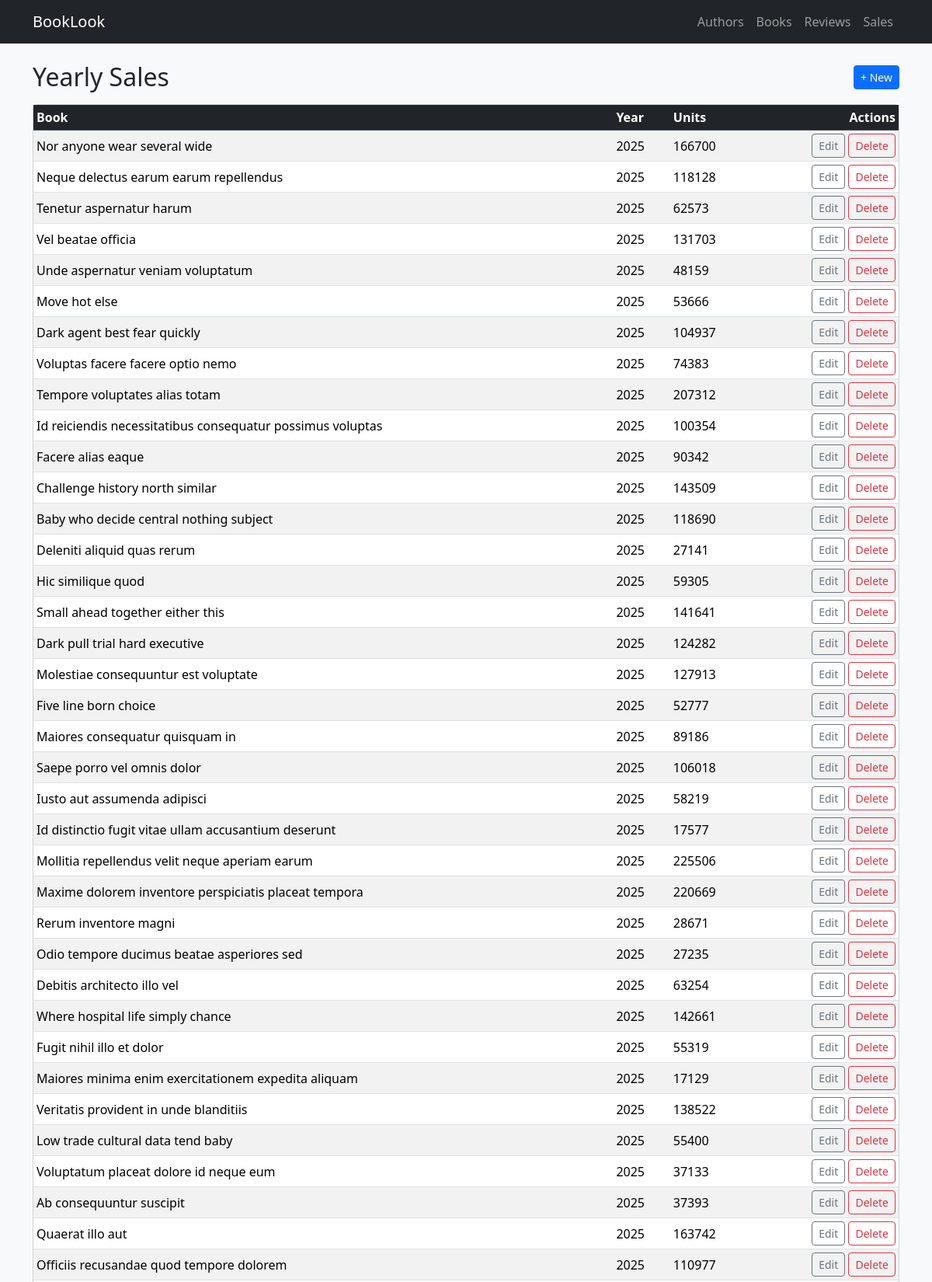
Page /sales/ (upper part) on the committed database.
### app/models.py (models this page shows, shortened)
class YearlySales(models.Model):
    book = models.ForeignKey(Book, on_delete=models.CASCADE, related_name='yearly_sales')
    year = models.PositiveSmallIntegerField()
    units = models.PositiveIntegerField(default=0)
    class Meta:
        unique_together = ('book', 'year')

class Book(models.Model):
    name = models.CharField(max_length=255)
    summary = models.TextField()
    publication_date = models.DateField()
    author = models.ForeignKey(Author, on_delete=models.CASCADE, related_name='books')
    total_sales = models.PositiveIntegerField(default=0)

### app/views/sales.py (the view)
# urls.py: path("sales/", v_sales.sales_list, name="sales_list"),
def sales_list(request):
    sales = YearlySales.objects.select_related("book").order_by("-year")
    page_obj = Paginator(sales, 50).get_page(request.GET.get("page"))
    return render(request, "app/sales/list.html", {"page_obj": page_obj})

### app/templates/app/sales/list.html (shortened to what this page needs)
{% extends "app/base.html" %}
{% block content %}
<div class="d-flex justify-content-between align-items-center mb-3">
  <h2 class="m-0">Yearly Sales</h2>
  <a class="btn btn-primary btn-sm" href="{% url 'sales_create' %}">+ New</a>
</div>
<div class="card">
  <div class="table-responsive">
    <table class="table table-striped table-hover table-sm align-middle mb-0">
      <thead class="table-dark">
        <tr>
          <th>Book</th>
          <th>Year</th>
          <th>Units</th>
          <th class="text-end">Actions</th>
        </tr>
      </thead>
      <tbody>
        {% for s in page_obj %}
        <tr>
          <td>{{ s.book.name }}</td>
          <td>{{ s.year }}</td>
          <td>{{ s.units }}</td>
          <td class="text-end">
            <a class="btn btn-outline-secondary btn-sm" href="{% url 'sales_update' s.id %}">Edit</a>
            <a class="btn btn-outline-danger btn-sm" href="{% url 'sales_delete' s.id %}">Delete</a>
          </td>
        </tr>
        {% empty %}
        <tr><td colspan="4" class="text-center text-muted py-4">No data</td></tr>
        {% endfor %}
      </tbody>
    </table>
  </div>
</div>
{% endblock %}

### rows in the picture
YearlySales: book.name "Nor anyone wear several wide", year "2025", units "166700"
YearlySales: book.name "Neque delectus earum earum repellendus", year "2025", units "118128"
YearlySales: book.name "Tenetur aspernatur harum", year "2025", units "62573"
YearlySales: book.name "Vel beatae officia", year "2025", units "131703"
YearlySales: book.name "Unde aspernatur veniam voluptatum", year "2025", units "48159"
YearlySales: book.name "Move hot else", year "2025", units "53666"
YearlySales: book.name "Dark agent best fear quickly", year "2025", units "104937"
YearlySales: book.name "Voluptas facere facere optio nemo", year "2025", units "74383"
YearlySales: book.name "Tempore voluptates alias totam", year "2025", units "207312"
YearlySales: book.name "Id reiciendis necessitatibus consequatur possimus voluptas", year "2025", units "100354"
YearlySales: book.name "Facere alias eaque", year "2025", units "90342"
YearlySales: book.name "Challenge history north similar", year "2025", units "143509"
YearlySales: book.name "Baby who decide central nothing subject", year "2025", units "118690"
YearlySales: book.name "Deleniti aliquid quas rerum", year "2025", units "27141"
YearlySales: book.name "Hic similique quod", year "2025", units "59305"
YearlySales: book.name "Small ahead together either this", year "2025", units "141641"
YearlySales: book.name "Dark pull trial hard executive", year "2025", units "124282"
YearlySales: book.name "Molestiae consequuntur est voluptate", year "2025", units "127913"
YearlySales: book.name "Five line born choice", year "2025", units "52777"
YearlySales: book.name "Maiores consequatur quisquam in", year "2025", units "89186"
YearlySales: book.name "Saepe porro vel omnis dolor", year "2025", units "106018"
YearlySales: book.name "Iusto aut assumenda adipisci", year "2025", units "58219"
YearlySales: book.name "Id distinctio fugit vitae ullam accusantium deserunt", year "2025", units "17577"
YearlySales: book.name "Mollitia repellendus velit neque aperiam earum", year "2025", units "225506"
YearlySales: book.name "Maxime dolorem inventore perspiciatis placeat tempora", year "2025", units "220669"
YearlySales: book.name "Rerum inventore magni", year "2025", units "28671"
YearlySales: book.name "Odio tempore ducimus beatae asperiores sed", year "2025", units "27235"
YearlySales: book.name "Debitis architecto illo vel", year "2025", units "63254"
YearlySales: book.name "Where hospital life simply chance", year "2025", units "142661"
YearlySales: book.name "Fugit nihil illo et dolor", year "2025", units "55319"
YearlySales: book.name "Maiores minima enim exercitationem expedita aliquam", year "2025", units "17129"
YearlySales: book.name "Veritatis provident in unde blanditiis", year "2025", units "138522"
YearlySales: book.name "Low trade cultural data tend baby", year "2025", units "55400"
YearlySales: book.name "Voluptatum placeat dolore id neque eum", year "2025", units "37133"
YearlySales: book.name "Ab consequuntur suscipit", year "2025", units "37393"
YearlySales: book.name "Quaerat illo aut", year "2025", units "163742"
YearlySales: book.name "Officiis recusandae quod tempore dolorem", year "2025", units "110977"
